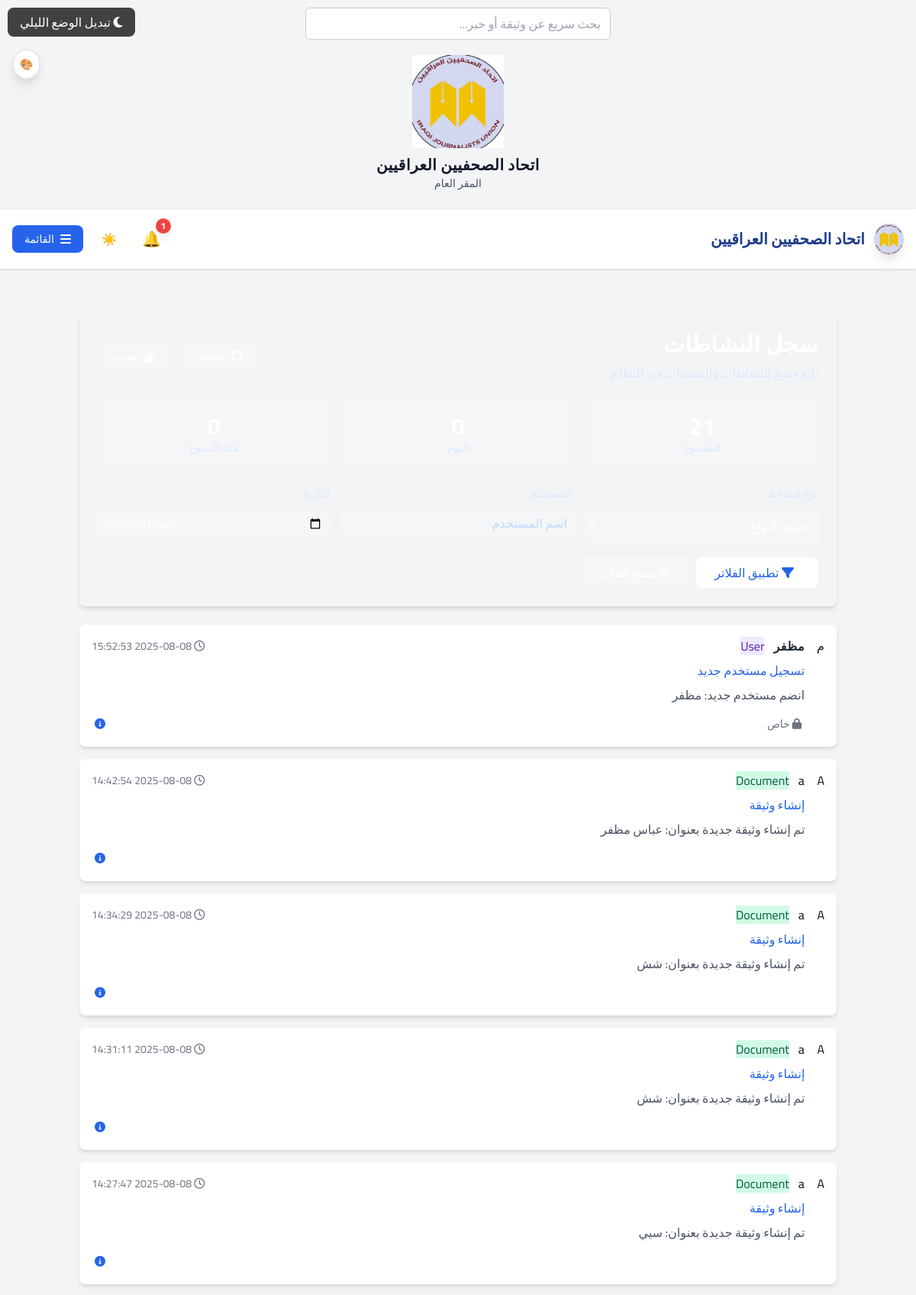
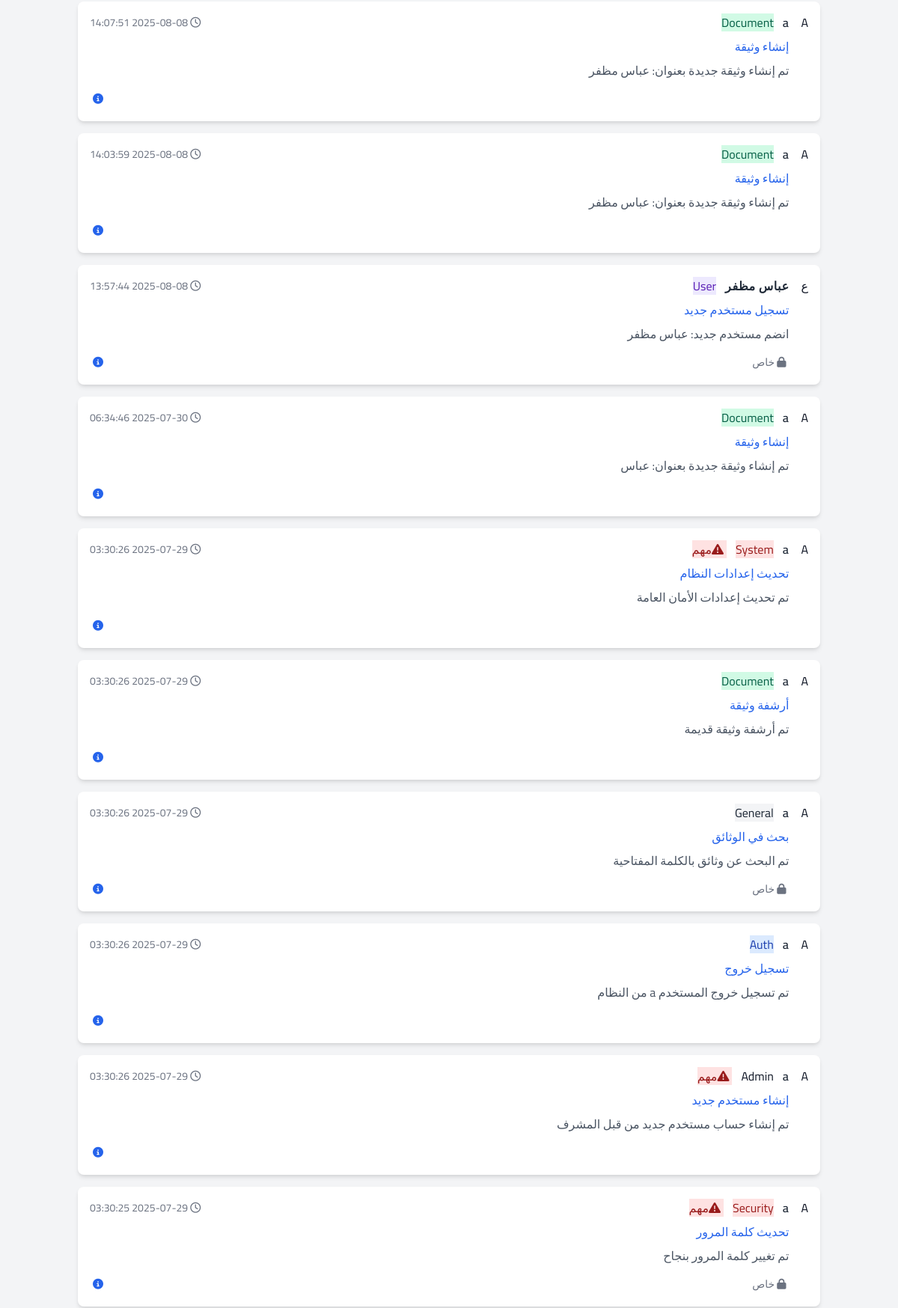
/activities/ (signed in, upper part), run on the app's committed database (2 pictures, top to bottom).
### notes/models.py (models this page shows, shortened)
class ActivityFeed(models.Model):
    ACTIVITY_TYPES = [
        ('document', 'وثيقة'),
        ('news', 'خبر'),
        ('user', 'مستخدم'),
        ('system', 'نظام'),
        ('auth', 'مصادقة'),
        ('admin', 'إداري'),
        ('security', 'أمني'),
        ('general', 'عام'),
    ]
    user = models.ForeignKey(User, on_delete=models.CASCADE, related_name='activities')
    action = models.CharField(max_length=100, verbose_name="العملية")
    description = models.TextField(verbose_name="الوصف")
    action_type = models.CharField(max_length=20, choices=ACTIVITY_TYPES, default='general')
    created_at = models.DateTimeField(auto_now_add=True)
    ip_address = models.GenericIPAddressField(blank=True, null=True)
    user_agent = models.TextField(blank=True, null=True)
    related_object_id = models.PositiveIntegerField(blank=True, null=True)
    related_object_type = models.CharField(max_length=50, blank=True, null=True)
    is_public = models.BooleanField(default=True, verbose_name="عام (يظهر للجميع)")
    is_important = models.BooleanField(default=False, verbose_name="مهم")
    class Meta:
        ordering = ['-created_at']
        indexes = [
            models.Index(fields=['-created_at']),
            models.Index(fields=['user', '-created_at']),
            models.Index(fields=['action_type', '-created_at']),
            models.Index(fields=['is_public', '-created_at']),
        ]

### notes/views.py (the view)
# urls.py: path('activities/', views.activity_feed, name='activity_feed'),
@login_required
def activity_feed(request):
    try:
        from .models import ActivityFeed
        user_profile = get_user_profile(request)
        if user_profile.role in ['admin', 'supervisor']:
            activities = ActivityFeed.objects.all()
        else:
            activities = ActivityFeed.objects.filter(
                Q(user=request.user) | Q(is_public=True)
            )
        activity_type = request.GET.get('type', 'all')
        if activity_type != 'all':
            activities = activities.filter(action_type=activity_type)
        user_filter = request.GET.get('user')
        if user_filter and user_profile.role in ['admin', 'supervisor']:
            activities = activities.filter(user__username__icontains=user_filter)
        date_filter = request.GET.get('date')
        if date_filter:
            activities = activities.filter(created_at__date=date_filter)
        base_activities_for_stats = activities
        activities = activities.order_by('-created_at')[:100]
        from django.utils import timezone
        activity_stats = {
            'total': base_activities_for_stats.count(),
            'today': base_activities_for_stats.filter(created_at__date=timezone.now().date()).count(),
            'this_week': base_activities_for_stats.filter(created_at__gte=timezone.now() - timezone.timedelta(days=7)).count(),
        }
        activity_types = ActivityFeed.objects.values('action_type').annotate(
            count=Count('id')
        ).order_by('-count')
        return render(request, 'notes/activity_feed.html', {
            'activities': activities,
            'activity_stats': activity_stats,
            'activity_types': activity_types,
            'current_type_filter': activity_type,
            'current_user_filter': user_filter,
            'current_date_filter': date_filter,
            'user_profile': user_profile,
        })
    except ImportError:
        user_profile = get_user_profile(request)
        if user_profile.role in ['admin', 'supervisor']:
            activities = ActivityLog.objects.all().order_by('-timestamp')[:100]
        else:
            activities = ActivityLog.objects.filter(user=request.user).order_by('-timestamp')[:50]
        activity_stats = {
            'total': activities.count(),
            'today': activities.filter(timestamp__date=timezone.now().date()).count(),
            'this_week': activities.filter(timestamp__gte=timezone.now() - timezone.timedelta(days=7)).count(),
        }
        return render(request, 'notes/activity_feed.html', {
            'activities': activities,
            'activity_stats': activity_stats,
            'activity_types': [],
            'current_type_filter': 'all',
            'user_profile': user_profile,
            'legacy_mode': True,
        })

### notes/views.py (called while the page is built)
def get_user_profile(request):
    try:
        return UserProfile.objects.get(user=request.user)
    except UserProfile.DoesNotExist:
        return UserProfile.objects.create(user=request.user, role='viewer')

### templates/notes/activity_feed.html (shortened to what this page needs)
{% extends 'base.html' %}
{% load static %}
{% block content %}
<div class="container mx-auto px-4 py-6">
    <div class="search-filters rounded-lg shadow-md p-6 mb-6">
        <div class="flex justify-between items-center mb-6">
            <div>
                <h1 class="text-3xl font-bold text-white">سجل النشاطات</h1>
                <p class="text-blue-100 mt-2">تابع جميع النشاطات والتحديثات في النظام</p>
            </div>
            <div class="flex gap-3">
                <button onclick="refreshActivities()"
                        class="bg-white bg-opacity-20 text-white px-4 py-2 rounded-lg hover:bg-opacity-30 transition">
                    <i class="fas fa-sync-alt mr-2"></i>
                </button>
                <button onclick="exportActivities()"
                        class="bg-white bg-opacity-20 text-white px-4 py-2 rounded-lg hover:bg-opacity-30 transition">
                    <i class="fas fa-download mr-2"></i>
                </button>
            </div>
        </div>
        <div class="grid grid-cols-1 md:grid-cols-3 gap-4 mb-6">
            <div class="text-center p-4 bg-white bg-opacity-20 rounded-lg">
                <div class="text-3xl font-bold text-white">{{ activity_stats.total }}</div>
                <div class="text-sm text-blue-100">المجموع</div>
            </div>
            <div class="text-center p-4 bg-white bg-opacity-20 rounded-lg">
                <div class="text-3xl font-bold text-white">{{ activity_stats.today }}</div>
                <div class="text-sm text-blue-100">اليوم</div>
            </div>
            <div class="text-center p-4 bg-white bg-opacity-20 rounded-lg">
                <div class="text-3xl font-bold text-white">{{ activity_stats.this_week }}</div>
                <div class="text-sm text-blue-100">هذا الأسبوع</div>
            </div>
        </div>
        <div class="grid grid-cols-1 md:grid-cols-3 gap-4">
            <div>
                <label class="block text-sm font-medium text-blue-100 mb-2">نوع النشاط</label>
                <select id="activity-type-filter" class="w-full p-2 border border-white border-opacity-30 rounded-lg bg-white bg-opacity-20 text-white placeholder-blue-200">
                    <option value="all" {% if current_type_filter == 'all' %}selected{% endif %}>جميع الأنواع</option>
                </select>
            </div>
            {% if user_profile.role in 'admin,supervisor' %}
            <div>
                <label class="block text-sm font-medium text-blue-100 mb-2">المستخدم</label>
                <input type="text" id="user-filter" placeholder="اسم المستخدم"
                       value="{{ current_user_filter|default:'' }}"
                       class="w-full p-2 border border-white border-opacity-30 rounded-lg bg-white bg-opacity-20 text-white placeholder-blue-200">
            </div>
            {% endif %}
            <div>
                <label class="block text-sm font-medium text-blue-100 mb-2">التاريخ</label>
                <input type="date" id="date-filter"
                       value="{{ current_date_filter|default:'' }}"
                       class="w-full p-2 border border-white border-opacity-30 rounded-lg bg-white bg-opacity-20 text-white">
            </div>
        </div>
        <div class="mt-4">
            <button onclick="applyFilters()"
                    class="bg-white text-blue-600 px-6 py-2 rounded-lg hover:bg-blue-50 transition font-medium">
                <i class="fas fa-filter mr-2"></i>
                تطبيق الفلاتر
            </button>
            <button onclick="clearFilters()"
                    class="bg-white bg-opacity-20 text-white px-6 py-2 rounded-lg hover:bg-opacity-30 transition font-medium ml-2">
                <i class="fas fa-times mr-2"></i>
            </button>
        </div>
    </div>
    <div class="space-y-4" id="activities-list">
        {% for activity in activities %}
        <div class="activity-item {{ activity.action_type }} bg-white rounded-lg shadow-md p-4 hover:shadow-lg transition-shadow">
            <div class="flex items-start gap-4">
                <div class="user-avatar">
                    {{ activity.user.username.0|upper }}
                </div>
                <div class="flex-1">
                    <div class="flex items-center justify-between mb-2">
                        <div class="flex items-center gap-3">
                            <h3 class="font-semibold text-gray-800">{{ activity.user.username }}</h3>
                            <span class="activity-badge
                                   {% if activity.action_type == 'document' %}bg-green-100 text-green-800
                                   {% elif activity.action_type == 'news' %}bg-yellow-100 text-yellow-800
                                   {% elif activity.action_type == 'user' %}bg-purple-100 text-purple-800
                                   {% elif activity.action_type == 'system' %}bg-red-100 text-red-800
                                   {% elif activity.action_type == 'auth' %}bg-blue-100 text-blue-800
                                   {% elif activity.action_type == 'admin' %}bg-orange-100 text-orange-800
                                   {% elif activity.action_type == 'security' %}bg-red-100 text-red-800
                                   {% else %}bg-gray-100 text-gray-800{% endif %}">
                                {{ activity.action_type|title }}
                            </span>
                            {% if activity.is_important %}
                            <span class="activity-badge bg-red-100 text-red-800">
                                <i class="fas fa-exclamation-triangle mr-1"></i>مهم
                            </span>
                            {% endif %}
                        </div>
                        <div class="text-sm text-gray-500">
                            <i class="far fa-clock mr-1"></i>
                            {{ activity.created_at|date:"Y-m-d H:i:s" }}
                        </div>
                    </div>
                    <div class="mb-2">
                        <span class="font-medium text-blue-600">{{ activity.action }}</span>
                    </div>
                    <p class="text-gray-600 mb-3">{{ activity.description }}</p>
                    <div class="flex items-center justify-between text-sm text-gray-500">
                        <div class="flex items-center gap-4">
                            {% if not activity.is_public %}
                            <span class="text-orange-600">
                                <i class="fas fa-lock mr-1"></i>
                                خاص
                            </span>
                            {% endif %}
                        </div>
                        <div class="flex gap-2">
                            <button onclick="viewActivityDetails('{{ activity.id }}')"
                                    class="text-blue-600 hover:text-blue-800 p-1 rounded hover:bg-blue-50 transition"
                                    title="تفاصيل أكثر">
                                <i class="fas fa-info-circle"></i>
                            </button>
                        </div>
                    </div>
                </div>
            </div>
        </div>
        {% empty %}
        <div class="text-center py-12">
            <i class="fas fa-history text-6xl text-gray-300 mb-4"></i>
            <h3 class="text-xl text-gray-500 mb-2">لا توجد نشاطات</h3>
            <p class="text-gray-400">لم يتم العثور على أي نشاطات بالفلتر المحدد</p>
        </div>
        {% endfor %}
    </div>
</div>
{% endblock %}

### static/themes.css (style rules this page uses)
:root { --primary-color: #1e40af; --secondary-color: #3b82f6; --accent-color: #06b6d4; --success-color: #10b981; --warning-color: #f59e0b; --error-color: #ef4444; --background-color: #ffffff; --surface-color: #f8fafc; --text-primary: #1f2937; --text-secondary: #6b7280; --border-color: #e5e7eb; --shadow-color: rgba(0, 0, 0, 0.1); --gradient-primary: linear-gradient(135deg, #667eea 0%, #764ba2 100%); --gradient-success: linear-gradient(135deg, #10b981 0%, #059669 100%); --gradient-warning: linear-gradient(135deg, #f59e0b 0%, #d97706 100%); --gradient-error: linear-gradient(135deg, #ef4444 0%, #dc2626 100%); --font-primary: 'Cairo', 'Noto Sans Arabic', sans-serif; --font-secondary: 'Amiri', serif; --font-mono: 'JetBrains Mono', monospace; }
body { font-family: var(--font-primary); background-color: var(--background-color); color: var(--text-primary); transition: all 0.3s ease; direction: rtl; }

### static/style.css (style rules this page uses)
body { font-family: 'Cairo', sans-serif; background-color: #f4f6f9; margin: 0; direction: rtl; }
h1, h2, h3, .site-title, .note-title { font-family: 'Cairo', 'Amiri', sans-serif; letter-spacing: 0.5px; }

### data on the page
ActivityFeed: user.username.0 "م", user.username "مظفر", action_type "User", created_at "2025-08-08 15:52:53", action "تسجيل مستخدم جديد", description "انضم مستخدم جديد: مظفر", is_public False (drawn)
ActivityFeed: user.username.0 "A", user.username "a", action_type "Document", created_at "2025-08-08 14:42:54", action "إنشاء وثيقة", description "تم إنشاء وثيقة جديدة بعنوان: عباس مظفر"
ActivityFeed: user.username.0 "A", user.username "a", action_type "Document", created_at "2025-08-08 14:34:29", action "إنشاء وثيقة", description "تم إنشاء وثيقة جديدة بعنوان: شش"
ActivityFeed: user.username.0 "A", user.username "a", action_type "Document", created_at "2025-08-08 14:31:11", action "إنشاء وثيقة", description "تم إنشاء وثيقة جديدة بعنوان: شش"
ActivityFeed: user.username.0 "A", user.username "a", action_type "Document", created_at "2025-08-08 14:27:47", action "إنشاء وثيقة", description "تم إنشاء وثيقة جديدة بعنوان: سيي"
ActivityFeed: user.username.0 "A", user.username "a", action_type "Document", created_at "2025-08-08 14:07:51", action "إنشاء وثيقة", description "تم إنشاء وثيقة جديدة بعنوان: عباس مظفر"
ActivityFeed: user.username.0 "A", user.username "a", action_type "Document", created_at "2025-08-08 14:03:59", action "إنشاء وثيقة", description "تم إنشاء وثيقة جديدة بعنوان: عباس مظفر"
ActivityFeed: user.username.0 "ع", user.username "عباس مظفر", action_type "User", created_at "2025-08-08 13:57:44", action "تسجيل مستخدم جديد", description "انضم مستخدم جديد: عباس مظفر", is_public False (drawn)
ActivityFeed: user.username.0 "A", user.username "a", action_type "Document", created_at "2025-07-30 06:34:46", action "إنشاء وثيقة", description "تم إنشاء وثيقة جديدة بعنوان: عباس"
ActivityFeed: user.username.0 "A", user.username "a", action_type "System", is_important True (drawn), created_at "2025-07-29 03:30:26", action "تحديث إعدادات النظام", description "تم تحديث إعدادات الأمان العامة"
ActivityFeed: user.username.0 "A", user.username "a", action_type "Document", created_at "2025-07-29 03:30:26", action "أرشفة وثيقة", description "تم أرشفة وثيقة قديمة"
ActivityFeed: user.username.0 "A", user.username "a", action_type "General", created_at "2025-07-29 03:30:26", action "بحث في الوثائق", description "تم البحث عن وثائق بالكلمة المفتاحية", is_public False (drawn)
ActivityFeed: user.username.0 "A", user.username "a", action_type "Auth", created_at "2025-07-29 03:30:26", action "تسجيل خروج", description "تم تسجيل خروج المستخدم a من النظام"
ActivityFeed: user.username.0 "A", user.username "a", action_type "Admin", is_important True (drawn), created_at "2025-07-29 03:30:26", action "إنشاء مستخدم جديد", description "تم إنشاء حساب مستخدم جديد من قبل المشرف"
ActivityFeed: user.username.0 "A", user.username "a", action_type "Security", is_important True (drawn), created_at "2025-07-29 03:30:25", action "تحديث كلمة المرور", description "تم تغيير كلمة المرور بنجاح", is_public False (drawn)

### other printed values
{{ activity_stats.total }} "21"
{{ activity_stats.today }} "0"
{{ activity_stats.this_week }} "0"
